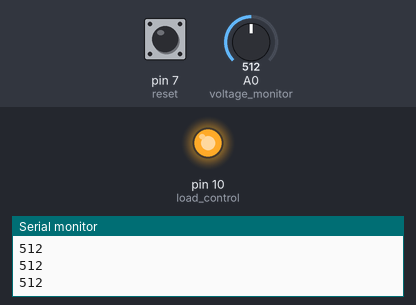
Simulated run of this sketch. Board: Arduino Uno, built with avr-gcc and run on an emulated ATmega328P. Shown: output pins drawn as LEDs (lit = HIGH), the last lines printed to the serial monitor. The inputs (shaded band) are chosen by the test bench; at power-on: A0 (voltage_monitor) = 512, pin 7 (reset) LOW.

Above: at 1.3 s.
1.4 s: A0 (voltage_monitor) set to 408
2.9 s: A0 (voltage_monitor) set to 388
At 3.7 s:
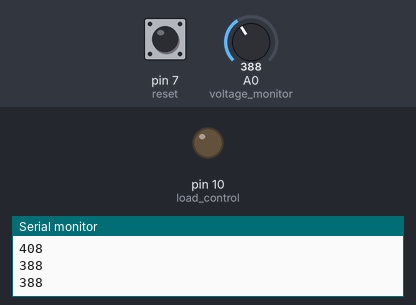
Timing chart, 0 to 5.9 s (numbered marks = the images above; inputs shaded):
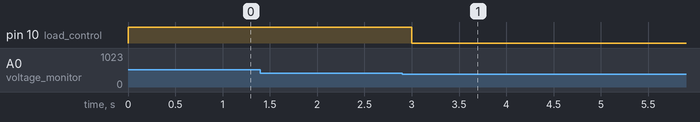

Measured:
- the behaviour switches between 401 and 400 on A0 (voltage_monitor) (found by bisection; images 0 and 1)
- after the input at 2.9 s, pin 10 (load_control): HIGH → LOW after 0.10 s

The sketch:

_dis_charger.ino
```cpp
// Pin declarations
int load_control = 10;
int voltage_monitor = A0;
int reset = 7;

int battery_volts = 0;
int stop_point = 400; // Modify this as needed: Stop point for 12V lead acid between 10 to 12 volts.
bool test_complete = false; // Declares the test complete
int reset_status = 0; // restart the test

void setup() {
  // Pin configurations
  pinMode(load_control, OUTPUT);
  pinMode(voltage_monitor, INPUT);
  pinMode(reset, INPUT);
  Serial.begin(115200);

  }

void loop() {
  // Check the incoming voltage to begin the discharge test

  battery_volts = analogRead(voltage_monitor);
  reset_status = digitalRead(reset);

  // Begin discharging if voltage is high enough
  if (battery_volts > stop_point && test_complete == false) {
    digitalWrite(load_control, HIGH);
    test_complete = false;
  }

  // Stop if voltage drops below set stop point
  if (battery_volts <= stop_point || test_complete == true) {
    digitalWrite(load_control, LOW);
    test_complete = true;
  }

  // Reset the test
  if (reset_status == HIGH) {
    test_complete = false;
  }

  Serial.println(battery_volts);
  delay(500);


}
```
